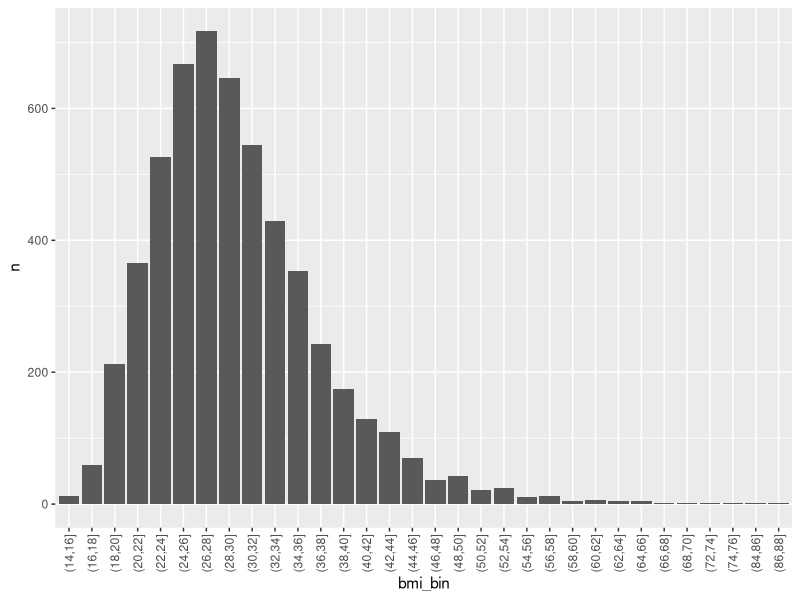
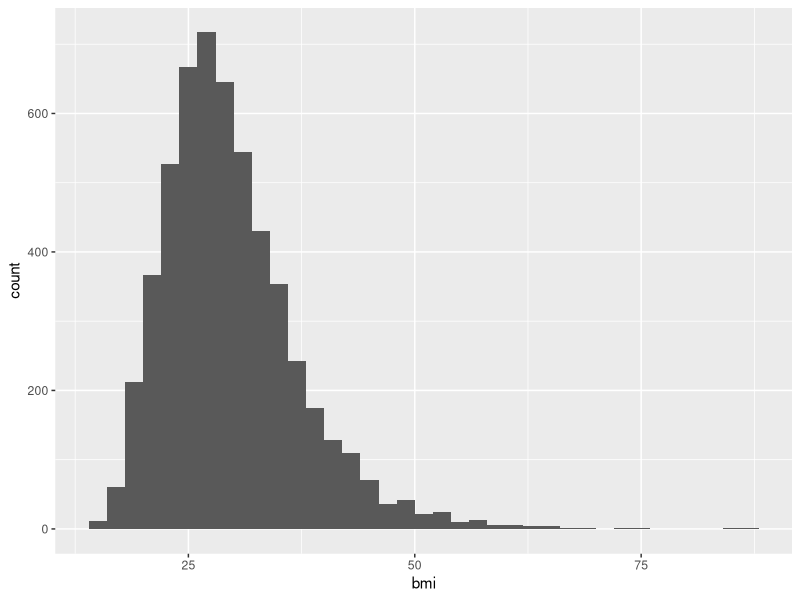
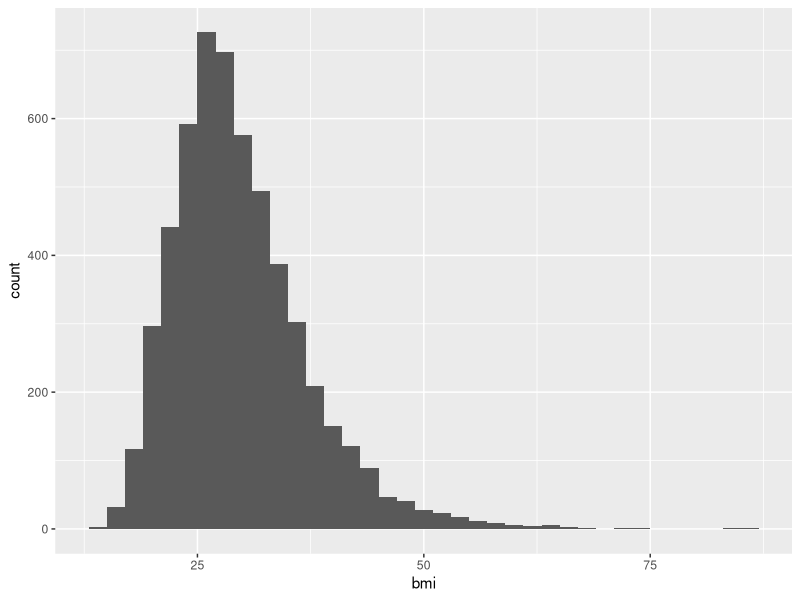
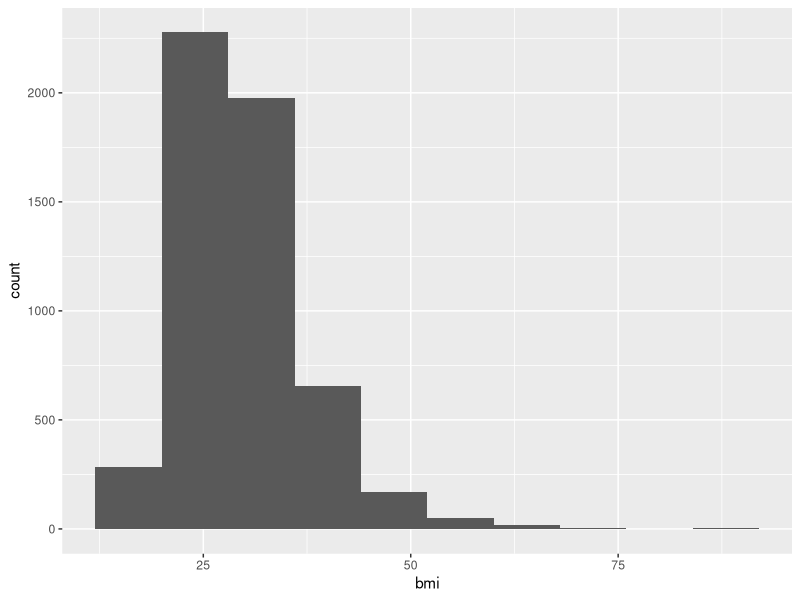
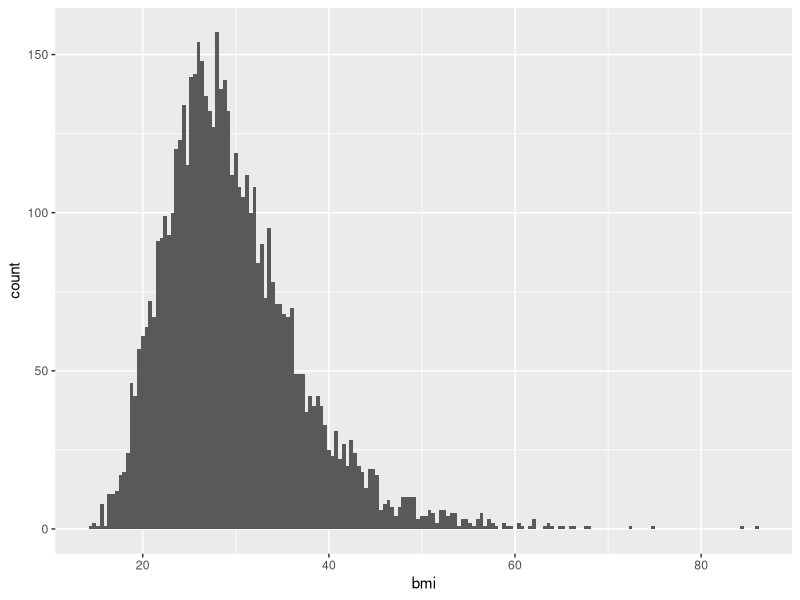
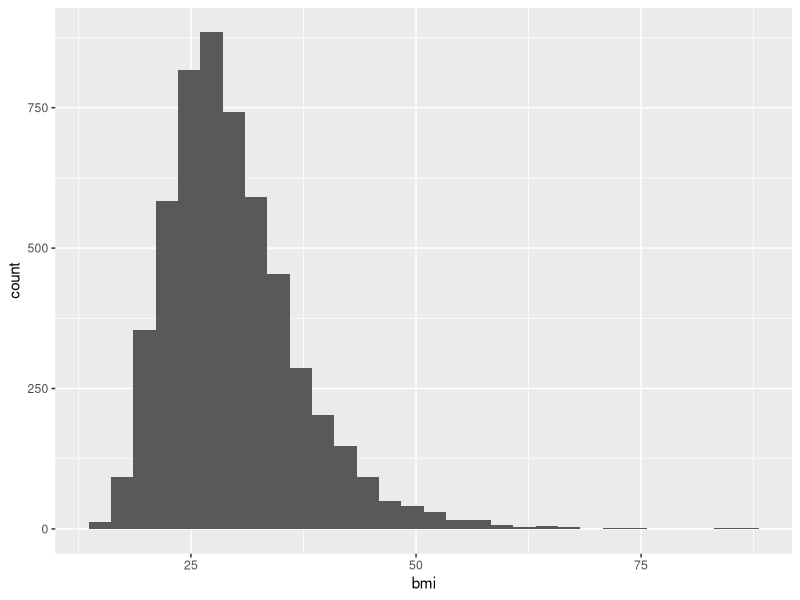
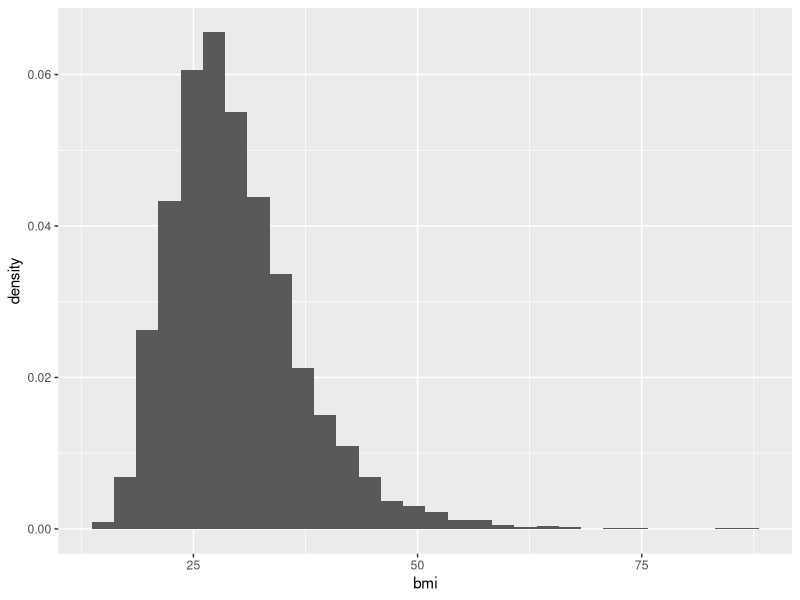
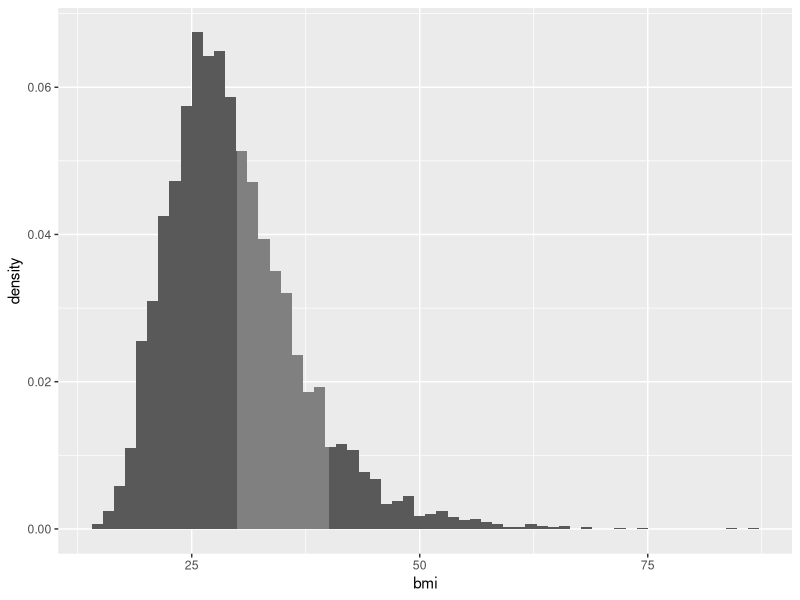

Write R code to recreate these figures, in order.
## ---- chunk 1
suppressPackageStartupMessages( 
  library( tidyverse ) )

read_csv( "data_on_git/nhanes.csv" ) %>%
filter( age >= 18, !is.na(height), !is.na(weight) ) %>%
mutate( bmi = weight / (height/100)^2 ) -> nhanes

nhanes
## ---- chunk 2
min( nhanes$bmi )
max( nhanes$bmi )
## ---- chunk 3
seq( 14, 88, by=2 )
## ---- chunk 4
nhanes %>%
mutate( bmi_bin = cut( bmi, breaks = seq( 14, 88, by=2 ) ) )
## ---- chunk 5
nhanes %>%
mutate( bmi_bin = cut( bmi, breaks = seq( 14, 88, by=2 ) ) ) %>%
group_by( bmi_bin ) %>%
summarise( n = n() )
## ---- chunk 6
nhanes %>%
mutate( bmi_bin = cut( bmi, breaks = seq( 14, 88, by=2 ) ) ) %>%
group_by( bmi_bin ) %>%
summarise( n = n() ) %>%
ggplot +
  geom_col( aes( x=bmi_bin, y=n ) ) +
  # Die folgende Zeile drehtstell die Beschriftung der y-Achse senkrecht
  theme( axis.text.x = element_text( angle = 90, vjust = 0.5, hjust=1 ) )
## ---- chunk 7
nhanes %>%
ggplot() + geom_histogram( aes( x=bmi ), breaks = seq( 14, 88, by=2 ) )
## ---- chunk 8
nhanes %>%
ggplot() + geom_histogram( aes( x=bmi ), binwidth=2 )
## ---- chunk 9
nhanes %>%
ggplot() + geom_histogram( aes( x=bmi ), binwidth=8 )
## ---- chunk 10
nhanes %>%
ggplot() + geom_histogram( aes( x=bmi ), binwidth=.4 )
## ---- chunk 11
nhanes %>%
ggplot() + geom_histogram( aes( x=bmi ) )
## ---- chunk 12
nhanes %>%
ggplot() + geom_histogram( aes( x=bmi, y=after_stat(density) ), bins=30 )
## ---- chunk 13
nhanes %>%
ggplot() +
  geom_histogram( aes( x=bmi, y=after_stat(density) ), bins=60 ) +
  geom_rect( xmin=30, xmax=40, ymin=0, ymax=1 , fill="white", alpha=.003 ) 
## ---- chunk 14
nhanes %>%
ggplot() +
  geom_histogram( aes( x=bmi, y=..density.. ), 
    breaks=c( 14, 18, 19, 20, 22, 23, 25, 27, 30, 32.5, 35, 40, 50, 65, 90 ) )
